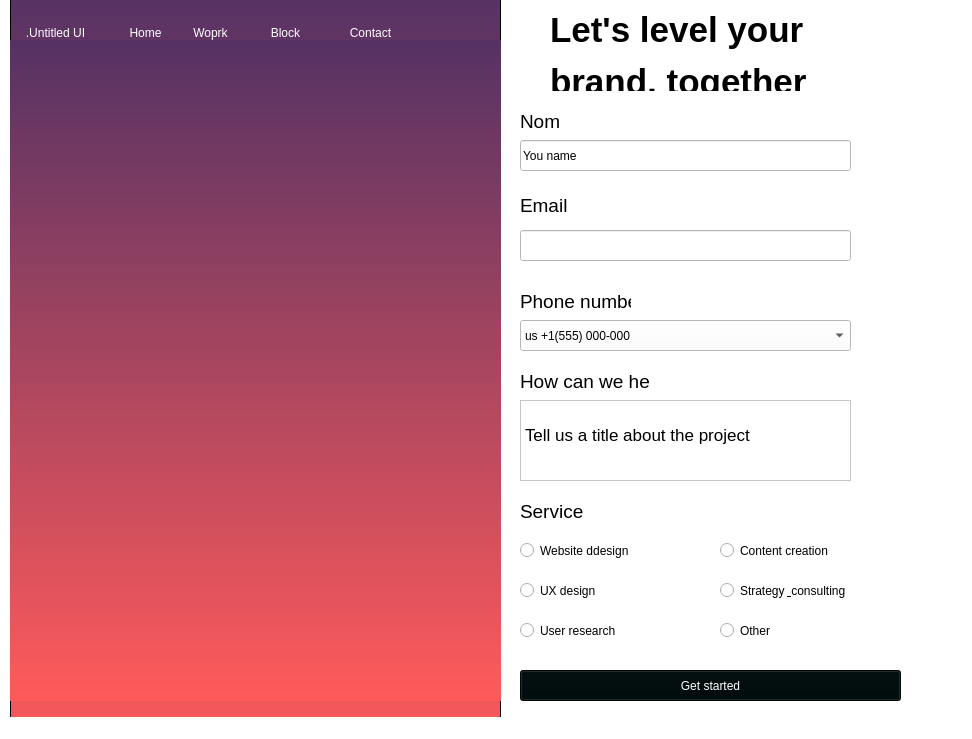
<?xml version="1.0" encoding="UTF-8"?>
<ui version="4.0">
 <class>MainWindow</class>
 <widget class="QMainWindow" name="MainWindow">
  <property name="geometry">
   <rect>
    <x>0</x>
    <y>0</y>
    <width>972</width>
    <height>739</height>
   </rect>
  </property>
  <property name="windowTitle">
   <string>Mon1erDesignQt5</string>
  </property>
  <property name="styleSheet">
   <string notr="true">background-color:white;
</string>
  </property>
  <property name="iconSize">
   <size>
    <width>500</width>
    <height>500</height>
   </size>
  </property>
  <property name="documentMode">
   <bool>false</bool>
  </property>
  <widget class="QWidget" name="centralwidget">
   <widget class="QFrame" name="frameAccueil">
    <property name="geometry">
     <rect>
      <x>10</x>
      <y>-10</y>
      <width>491</width>
      <height>771</height>
     </rect>
    </property>
    <property name="sizePolicy">
     <sizepolicy hsizetype="Fixed" vsizetype="Fixed">
      <horstretch>0</horstretch>
      <verstretch>0</verstretch>
     </sizepolicy>
    </property>
    <property name="styleSheet">
     <string notr="true">background-color: qlineargradient(spread:pad, x1:0, y1:0, x2:0, y2:1, stop:0 rgba(85, 50, 100, 255), stop:1 rgba(255, 90, 90, 255));</string>
    </property>
    <property name="frameShape">
     <enum>QFrame::StyledPanel</enum>
    </property>
    <property name="frameShadow">
     <enum>QFrame::Raised</enum>
    </property>
    <widget class="QPushButton" name="pushButton">
     <property name="geometry">
      <rect>
       <x>10</x>
       <y>30</y>
       <width>71</width>
       <height>26</height>
      </rect>
     </property>
     <property name="styleSheet">
      <string notr="true">border:none;
color:white;
background-color:blue light;</string>
     </property>
     <property name="text">
      <string>.Untitled UI</string>
     </property>
    </widget>
    <widget class="QPushButton" name="pushButton_2">
     <property name="geometry">
      <rect>
       <x>110</x>
       <y>30</y>
       <width>51</width>
       <height>26</height>
      </rect>
     </property>
     <property name="styleSheet">
      <string notr="true">border:none;
color:white;
background-color:blue light;</string>
     </property>
     <property name="text">
      <string>Home</string>
     </property>
    </widget>
    <widget class="QPushButton" name="pushButton_3">
     <property name="geometry">
      <rect>
       <x>170</x>
       <y>30</y>
       <width>61</width>
       <height>26</height>
      </rect>
     </property>
     <property name="styleSheet">
      <string notr="true">border:none;
color:white;
background-color:blue light;</string>
     </property>
     <property name="text">
      <string>Woprk</string>
     </property>
    </widget>
    <widget class="QPushButton" name="pushButton_4">
     <property name="geometry">
      <rect>
       <x>250</x>
       <y>30</y>
       <width>51</width>
       <height>26</height>
      </rect>
     </property>
     <property name="styleSheet">
      <string notr="true">border:none;
color:white;
background-color:blue light;</string>
     </property>
     <property name="text">
      <string>Block</string>
     </property>
    </widget>
    <widget class="QPushButton" name="pushButton_5">
     <property name="geometry">
      <rect>
       <x>320</x>
       <y>30</y>
       <width>81</width>
       <height>26</height>
      </rect>
     </property>
     <property name="styleSheet">
      <string notr="true">border:none;
color:white;
background-color:blue light;</string>
     </property>
     <property name="text">
      <string>Contact</string>
     </property>
    </widget>
    <widget class="QLabel" name="label_7">
     <property name="geometry">
      <rect>
       <x>0</x>
       <y>50</y>
       <width>491</width>
       <height>661</height>
      </rect>
     </property>
     <property name="text">
      <string/>
     </property>
     <property name="pixmap">
      <pixmap>../../Downloads/nature-yuh.png</pixmap>
     </property>
     <property name="scaledContents">
      <bool>true</bool>
     </property>
     <property name="wordWrap">
      <bool>false</bool>
     </property>
    </widget>
   </widget>
   <widget class="QLabel" name="label">
    <property name="geometry">
     <rect>
      <x>520</x>
      <y>20</y>
      <width>21</width>
      <height>21</height>
     </rect>
    </property>
    <property name="font">
     <font>
      <family>Arial Narrow</family>
      <pointsize>24</pointsize>
      <weight>75</weight>
      <bold>true</bold>
     </font>
    </property>
    <property name="styleSheet">
     <string notr="true">background-color:white;</string>
    </property>
    <property name="text">
     <string/>
    </property>
    <property name="pixmap">
     <pixmap>:/anick/png-transparent-computer-icons-fleche-design-angle-user-interface-design-text.png</pixmap>
    </property>
    <property name="scaledContents">
     <bool>true</bool>
    </property>
   </widget>
   <widget class="QLabel" name="label_2">
    <property name="geometry">
     <rect>
      <x>520</x>
      <y>110</y>
      <width>61</width>
      <height>21</height>
     </rect>
    </property>
    <property name="font">
     <font>
      <pointsize>14</pointsize>
     </font>
    </property>
    <property name="tabletTracking">
     <bool>false</bool>
    </property>
    <property name="text">
     <string>&lt;html&gt;&lt;head/&gt;&lt;body&gt;&lt;p&gt;Nom&lt;/p&gt;&lt;/body&gt;&lt;/html&gt;</string>
    </property>
   </widget>
   <widget class="QLineEdit" name="lineEdit">
    <property name="geometry">
     <rect>
      <x>520</x>
      <y>140</y>
      <width>331</width>
      <height>31</height>
     </rect>
    </property>
    <property name="styleSheet">
     <string notr="true"/>
    </property>
    <property name="text">
     <string>You name</string>
    </property>
   </widget>
   <widget class="QLabel" name="label_3">
    <property name="geometry">
     <rect>
      <x>520</x>
      <y>190</y>
      <width>60</width>
      <height>31</height>
     </rect>
    </property>
    <property name="text">
     <string>&lt;html&gt;&lt;head/&gt;&lt;body&gt;&lt;p&gt;&lt;span style=&quot; font-size:14pt;&quot;&gt;Email&lt;/span&gt;&lt;/p&gt;&lt;/body&gt;&lt;/html&gt;</string>
    </property>
   </widget>
   <widget class="QLabel" name="label_4">
    <property name="geometry">
     <rect>
      <x>520</x>
      <y>290</y>
      <width>111</width>
      <height>21</height>
     </rect>
    </property>
    <property name="text">
     <string>&lt;html&gt;&lt;head/&gt;&lt;body&gt;&lt;p&gt;&lt;span style=&quot; font-size:14pt;&quot;&gt;Phone number&lt;/span&gt;&lt;/p&gt;&lt;/body&gt;&lt;/html&gt;</string>
    </property>
   </widget>
   <widget class="QLineEdit" name="lineEdit_2">
    <property name="geometry">
     <rect>
      <x>520</x>
      <y>230</y>
      <width>331</width>
      <height>31</height>
     </rect>
    </property>
    <property name="styleSheet">
     <string notr="true">border-color: black;</string>
    </property>
   </widget>
   <widget class="QComboBox" name="comboBox">
    <property name="geometry">
     <rect>
      <x>520</x>
      <y>320</y>
      <width>331</width>
      <height>31</height>
     </rect>
    </property>
    <property name="styleSheet">
     <string notr="true">border-size:12;</string>
    </property>
    <item>
     <property name="text">
      <string>us +1(555) 000-000</string>
     </property>
    </item>
    <item>
     <property name="text">
      <string>ci +225 00-00-000-000</string>
     </property>
    </item>
   </widget>
   <widget class="QLabel" name="label_5">
    <property name="geometry">
     <rect>
      <x>520</x>
      <y>370</y>
      <width>131</width>
      <height>21</height>
     </rect>
    </property>
    <property name="text">
     <string>&lt;html&gt;&lt;head/&gt;&lt;body&gt;&lt;p&gt;&lt;span style=&quot; font-size:14pt;&quot;&gt;How can we help&lt;/span&gt;&lt;/p&gt;&lt;/body&gt;&lt;/html&gt;</string>
    </property>
   </widget>
   <widget class="QTextEdit" name="textEdit">
    <property name="geometry">
     <rect>
      <x>520</x>
      <y>400</y>
      <width>331</width>
      <height>81</height>
     </rect>
    </property>
    <property name="html">
     <string>&lt;!DOCTYPE HTML PUBLIC &quot;-//W3C//DTD HTML 4.0//EN&quot; &quot;http://www.w3.org/TR/REC-html40/strict.dtd&quot;&gt;
&lt;html&gt;&lt;head&gt;&lt;meta name=&quot;qrichtext&quot; content=&quot;1&quot; /&gt;&lt;style type=&quot;text/css&quot;&gt;
p, li { white-space: pre-wrap; }
&lt;/style&gt;&lt;/head&gt;&lt;body style=&quot; font-family:'.AppleSystemUIFont'; font-size:13pt; font-weight:400; font-style:normal;&quot;&gt;
&lt;p style=&quot;-qt-paragraph-type:empty; margin-top:0px; margin-bottom:0px; margin-left:0px; margin-right:0px; -qt-block-indent:0; text-indent:0px;&quot;&gt;&lt;br /&gt;&lt;/p&gt;
&lt;h6 style=&quot; margin-top:0px; margin-bottom:0px; margin-left:0px; margin-right:0px; -qt-block-indent:0; text-indent:0px;&quot;&gt;Tell us a title about the project&lt;/h6&gt;&lt;/body&gt;&lt;/html&gt;</string>
    </property>
   </widget>
   <widget class="QLabel" name="label_6">
    <property name="geometry">
     <rect>
      <x>520</x>
      <y>500</y>
      <width>81</width>
      <height>21</height>
     </rect>
    </property>
    <property name="text">
     <string>&lt;html&gt;&lt;head/&gt;&lt;body&gt;&lt;p&gt;&lt;span style=&quot; font-size:14pt;&quot;&gt;Service&lt;/span&gt;&lt;/p&gt;&lt;/body&gt;&lt;/html&gt;</string>
    </property>
   </widget>
   <widget class="QRadioButton" name="radioButton">
    <property name="geometry">
     <rect>
      <x>520</x>
      <y>540</y>
      <width>131</width>
      <height>21</height>
     </rect>
    </property>
    <property name="text">
     <string>Website ddesign</string>
    </property>
   </widget>
   <widget class="QRadioButton" name="radioButton_2">
    <property name="geometry">
     <rect>
      <x>520</x>
      <y>580</y>
      <width>97</width>
      <height>21</height>
     </rect>
    </property>
    <property name="text">
     <string>UX design</string>
    </property>
   </widget>
   <widget class="QRadioButton" name="radioButton_3">
    <property name="geometry">
     <rect>
      <x>520</x>
      <y>620</y>
      <width>111</width>
      <height>21</height>
     </rect>
    </property>
    <property name="text">
     <string>User research</string>
    </property>
   </widget>
   <widget class="QRadioButton" name="radioButton_4">
    <property name="geometry">
     <rect>
      <x>720</x>
      <y>540</y>
      <width>141</width>
      <height>21</height>
     </rect>
    </property>
    <property name="sizePolicy">
     <sizepolicy hsizetype="Minimum" vsizetype="Minimum">
      <horstretch>0</horstretch>
      <verstretch>0</verstretch>
     </sizepolicy>
    </property>
    <property name="styleSheet">
     <string notr="true">font: 14pt &quot;.AppleSystemUIFont&quot; &quot;bold&quot;;</string>
    </property>
    <property name="text">
     <string>Content creation </string>
    </property>
   </widget>
   <widget class="QRadioButton" name="radioButton_5">
    <property name="geometry">
     <rect>
      <x>720</x>
      <y>580</y>
      <width>151</width>
      <height>21</height>
     </rect>
    </property>
    <property name="text">
     <string>Strategy &amp; consulting</string>
    </property>
   </widget>
   <widget class="QRadioButton" name="radioButton_6">
    <property name="geometry">
     <rect>
      <x>720</x>
      <y>620</y>
      <width>97</width>
      <height>21</height>
     </rect>
    </property>
    <property name="text">
     <string>Other</string>
    </property>
   </widget>
   <widget class="QPushButton" name="pushButton_6">
    <property name="geometry">
     <rect>
      <x>520</x>
      <y>670</y>
      <width>381</width>
      <height>31</height>
     </rect>
    </property>
    <property name="styleSheet">
     <string notr="true">background-color: rgb(0, 10, 10);
color:white;</string>
    </property>
    <property name="text">
     <string>Get started</string>
    </property>
   </widget>
   <widget class="QLabel" name="label_8">
    <property name="geometry">
     <rect>
      <x>550</x>
      <y>10</y>
      <width>361</width>
      <height>81</height>
     </rect>
    </property>
    <property name="styleSheet">
     <string notr="true">font:26 &quot;bold&quot; &quot;Italique&quot;;</string>
    </property>
    <property name="text">
     <string>&lt;html&gt;&lt;head/&gt;&lt;body&gt;&lt;p&gt;&lt;span style=&quot; font-size:26pt; font-weight:600;&quot;&gt;Let's level your &lt;/span&gt;&lt;/p&gt;&lt;p&gt;&lt;span style=&quot; font-size:26pt; font-weight:600;&quot;&gt;brand, together&lt;/span&gt;&lt;/p&gt;&lt;/body&gt;&lt;/html&gt;</string>
    </property>
   </widget>
  </widget>
  <widget class="QStatusBar" name="statusbar"/>
 </widget>
 <resources/>
 <connections/>
</ui>
